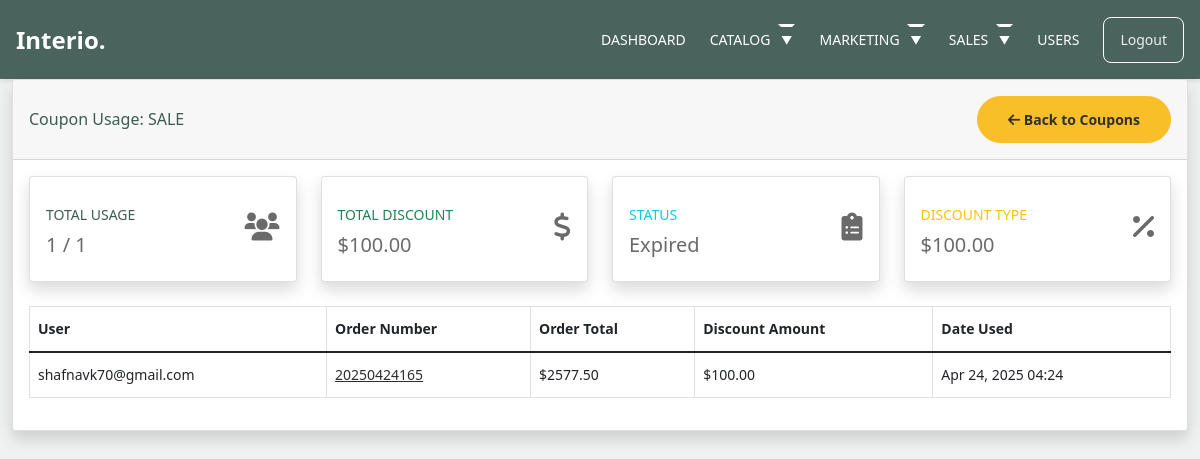
/adminn/coupons/14/usage/ (signed in), run on the app's committed database.
### orders/models.py (models this page shows, shortened)
class Coupon(models.Model):
    code = models.CharField(max_length=50, unique=True)
    discount_type = models.CharField(max_length=10, choices=[
        ('percentage', 'Percentage'),
        ('fixed', 'Fixed Amount')
    ])
    discount_value = models.DecimalField(max_digits=10, decimal_places=2)
    minimum_purchase = models.DecimalField(max_digits=10, decimal_places=2, default=0)
    valid_from = models.DateTimeField()
    valid_to = models.DateTimeField()
    max_usage = models.IntegerField(default=1)
    times_used = models.IntegerField(default=0)
    is_active = models.BooleanField(default=True)
    created_at = models.DateTimeField(auto_now_add=True)

class CouponUsage(models.Model):
    coupon = models.ForeignKey(Coupon, on_delete=models.CASCADE)
    user = models.ForeignKey(settings.AUTH_USER_MODEL, on_delete=models.CASCADE)
    order = models.ForeignKey('Order', on_delete=models.CASCADE)
    used_at = models.DateTimeField(auto_now_add=True)
    class Meta:
        unique_together = ['coupon', 'user']

class Order(models.Model):
    STATUS = (
        ('New', 'New'),
        ('Processing', 'Processing'),
        ('Shipped', 'Shipped'),
        ('Delivered', 'Delivered'),
        ('Cancelled', 'Cancelled'),
        ('Refunded', 'Refunded'),
    )
    PAYMENT_METHOD = (
        ('COD', 'COD'),
        ('Razorpay', 'Razorpay'),
        ('Wallet', 'Wallet'),
        ('PayPal', 'Paypal'),
    )
    user = models.ForeignKey(Account, on_delete=models.SET_NULL, null=True)
    order_number = models.CharField(max_length=20)
    first_name = models.CharField(max_length=50)
    last_name = models.CharField(max_length=50)
    phone = models.CharField(max_length=15)
    email = models.EmailField(max_length=50)
    address_line_1 = models.CharField(max_length=100)
    address_line_2 = models.CharField(max_length=100, blank=True)
    city = models.CharField(max_length=50)
    state = models.CharField(max_length=50)
    country = models.CharField(max_length=50)
    pincode = models.CharField(max_length=10)
    order_note = models.CharField(max_length=100, blank=True)
    order_total = models.FloatField()
    tax = models.FloatField()
    status = models.CharField(max_length=10, choices=STATUS, default='New')
    ip = models.CharField(blank=True, max_length=20)
    is_ordered = models.BooleanField(default=False)
    payment_method = models.CharField(max_length=20, choices=PAYMENT_METHOD, default='COD')
    created_at = models.DateTimeField(auto_now_add=True)
    updated_at = models.DateTimeField(auto_now=True)
    coupon = models.ForeignKey(Coupon, null=True, blank=True, on_delete=models.SET_NULL)
    discount_amount = models.FloatField(default=0)
    product_discount = models.FloatField(default=0)
    delivery_charge = models.FloatField(default=0)
    estimated_delivery_date = models.DateField(null=True, blank=True)
    tracking_number = models.CharField(max_length=50, blank=True, null=True)
    carrier = models.CharField(max_length=50, blank=True, null=True)
    refund_status = models.CharField(max_length=20, choices=(
        ('Not Requested', 'Not Requested'),
        ('Pending', 'Pending'),
        ('Approved', 'Approved'),
        ('Rejected', 'Rejected'),
        ('Completed', 'Completed'),
    ), default='Not Requested')
    refund_reason = models.TextField(blank=True, null=True)
    refunded_at = models.DateTimeField(null=True, blank=True)

### accounts/models.py (models this page shows, shortened)
class Account(AbstractBaseUser):
    first_name      = models.CharField(max_length=50)
    last_name       = models.CharField(max_length=50)
    username        = models.CharField(max_length=50, unique=True)
    email           = models.EmailField(max_length=100, unique=True)
    phone_number    = models.CharField(max_length=50)
    date_joined     = models.DateTimeField(auto_now_add=True)
    last_login      = models.DateTimeField(auto_now_add=True)
    is_admin        = models.BooleanField(default=False)
    is_staff        = models.BooleanField(default=False)
    is_active       = models.BooleanField(default=False)
    is_superadmin   = models.BooleanField(default=False)
    USERNAME_FIELD = 'email'
    REQUIRED_FIELDS = ['username', 'first_name', 'last_name']
    objects = MyAccountManager()

### adminn/views.py (the view)
# urls.py: path('coupons/<int:coupon_id>/usage/', views.admin_coupon_usage, name='admin_coupon_usage'),
@user_passes_test(lambda u: u.is_superadmin)
def admin_coupon_usage(request, coupon_id):
    coupon = get_object_or_404(Coupon, id=coupon_id)
    usages = CouponUsage.objects.filter(coupon=coupon).select_related('user', 'order')
    total_discount = sum(usage.order.discount_amount for usage in usages if usage.order)
    context = {
        'coupon': coupon,
        'usages': usages,
        'total_discount': total_discount,
        'usage_count': usages.count(),
    }
    return render(request, 'adminn/coupon_usage.html', context)

### carts/context_processors.py (called while the page is built, shortened)
def counter(request):
    cart_count = 0
    if 'admin' in request.path:
        return {}
    return dict(cart_count=cart_count)

### category/context_processors.py (called while the page is built)
def menu_links(request):
    links = Category.objects.all()
    return dict(links=links)

### templates/adminn/coupon_usage.html
{% extends 'adminn/adminbase.html' %}
{% load static %}
{% block content %}
<div class="container-fluid">
    <div class="card shadow mb-4">
        <div class="card-header py-3 d-flex flex-row align-items-center justify-content-between">
            <h6 class="m-0 font-weight-bold text-primary">Coupon Usage: {{ coupon.code }}</h6>
            <a href="{% url 'admin_coupon_list' %}" class="btn btn-secondary btn-sm">
                <i class="fas fa-arrow-left"></i> Back to Coupons
            </a>
        </div>
        <div class="card-body">
            <div class="row mb-4">
                <div class="col-md-3">
                    <div class="card border-left-primary shadow h-100 py-2">
                        <div class="card-body">
                            <div class="row no-gutters align-items-center">
                                <div class="col mr-2">
                                    <div class="text-xs font-weight-bold text-primary text-uppercase mb-1">
                                        Total Usage</div>
                                    <div class="h5 mb-0 font-weight-bold text-gray-800">{{ usage_count }} / {{ coupon.max_usage }}</div>
                                </div>
                                <div class="col-auto">
                                    <i class="fas fa-users fa-2x text-gray-300"></i>
                                </div>
                            </div>
                        </div>
                    </div>
                </div>
                <div class="col-md-3">
                    <div class="card border-left-success shadow h-100 py-2">
                        <div class="card-body">
                            <div class="row no-gutters align-items-center">
                                <div class="col mr-2">
                                    <div class="text-xs font-weight-bold text-success text-uppercase mb-1">
                                        Total Discount</div>
                                    <div class="h5 mb-0 font-weight-bold text-gray-800">${{ total_discount|floatformat:2 }}</div>
                                </div>
                                <div class="col-auto">
                                    <i class="fas fa-dollar-sign fa-2x text-gray-300"></i>
                                </div>
                            </div>
                        </div>
                    </div>
                </div>
                <div class="col-md-3">
                    <div class="card border-left-info shadow h-100 py-2">
                        <div class="card-body">
                            <div class="row no-gutters align-items-center">
                                <div class="col mr-2">
                                    <div class="text-xs font-weight-bold text-info text-uppercase mb-1">
                                        Status</div>
                                    <div class="h5 mb-0 font-weight-bold text-gray-800">
                                        {% if coupon.is_active and coupon.valid_to > now %}
                                            Active
                                        {% elif not coupon.is_active %}
                                            Inactive
                                        {% else %}
                                            Expired
                                        {% endif %}
                                    </div>
                                </div>
                                <div class="col-auto">
                                    <i class="fas fa-clipboard-list fa-2x text-gray-300"></i>
                                </div>
                            </div>
                        </div>
                    </div>
                </div>
                <div class="col-md-3">
                    <div class="card border-left-warning shadow h-100 py-2">
                        <div class="card-body">
                            <div class="row no-gutters align-items-center">
                                <div class="col mr-2">
                                    <div class="text-xs font-weight-bold text-warning text-uppercase mb-1">
                                        Discount Type</div>
                                    <div class="h5 mb-0 font-weight-bold text-gray-800">
                                        {% if coupon.discount_type == 'percentage' %}
                                            {{ coupon.discount_value }}%
                                        {% else %}
                                            ${{ coupon.discount_value }}
                                        {% endif %}
                                    </div>
                                </div>
                                <div class="col-auto">
                                    <i class="fas fa-percentage fa-2x text-gray-300"></i>
                                </div>
                            </div>
                        </div>
                    </div>
                </div>
            </div>
            <div class="table-responsive">
                <table class="table table-bordered" width="100%" cellspacing="0">
                    <thead>
                        <tr>
                            <th>User</th>
                            <th>Order Number</th>
                            <th>Order Total</th>
                            <th>Discount Amount</th>
                            <th>Date Used</th>
                        </tr>
                    </thead>
                    <tbody>
                        {% for usage in usages %}
                        <tr>
                            <td>{{ usage.user.email }}</td>
                            <td>
                                <a href="{% url 'admin_order_detail' usage.order.id %}">
                                    {{ usage.order.order_number }}
                                </a>
                            </td>
                            <td>${{ usage.order.order_total|floatformat:2 }}</td>
                            <td>${{ usage.order.discount_amount|floatformat:2 }}</td>
                            <td>{{ usage.used_at|date:"M d, Y H:i" }}</td>
                        </tr>
                        {% empty %}
                        <tr>
                            <td colspan="5" class="text-center">No usage records found.</td>
                        </tr>
                        {% endfor %}
                    </tbody>
                </table>
            </div>
        </div>
    </div>
</div>
{% endblock %}

### static/css/style.css (style rules this page uses)
body { overflow-x: hidden; position: relative; }
body { font-family: "Inter", sans-serif; font-weight: 400; line-height: 28px; color: #6a6a6a; font-size: 14px; background-color: #eff2f1; }
a { text-decoration: none; -webkit-transition: .3s all ease; -o-transition: .3s all ease; transition: .3s all ease; color: #2f2f2f; text-decoration: underline; }
.btn { font-weight: 600; padding: 12px 30px; border-radius: 30px; color: #ffffff; background: #2f2f2f; border-color: #2f2f2f; }
.btn.btn-secondary { color: #2f2f2f; background: #f9bf29; border-color: #f9bf29; }
.text-primary { color: #3b5d50 !important; }

### templates/adminn/adminheader.html (style rules this page uses)
* { margin: 0; padding: 0; box-sizing: border-box; font-family: system-ui, -apple-system, BlinkMacSystemFont, 'Segoe UI', sans-serif; }

### data on the page
Coupon: code "SALE", max_usage "1", discount_value "100.00"
CouponUsage: user.email "shafnavk70@gmail.com", order.order_number "20250424165", order.order_total "2577.50", order.discount_amount "100.00", used_at "Apr 24, 2025 04:24"

### other printed values
{{ usage_count }} "1"
{{ total_discount|floatformat:2 }} "100.00"
